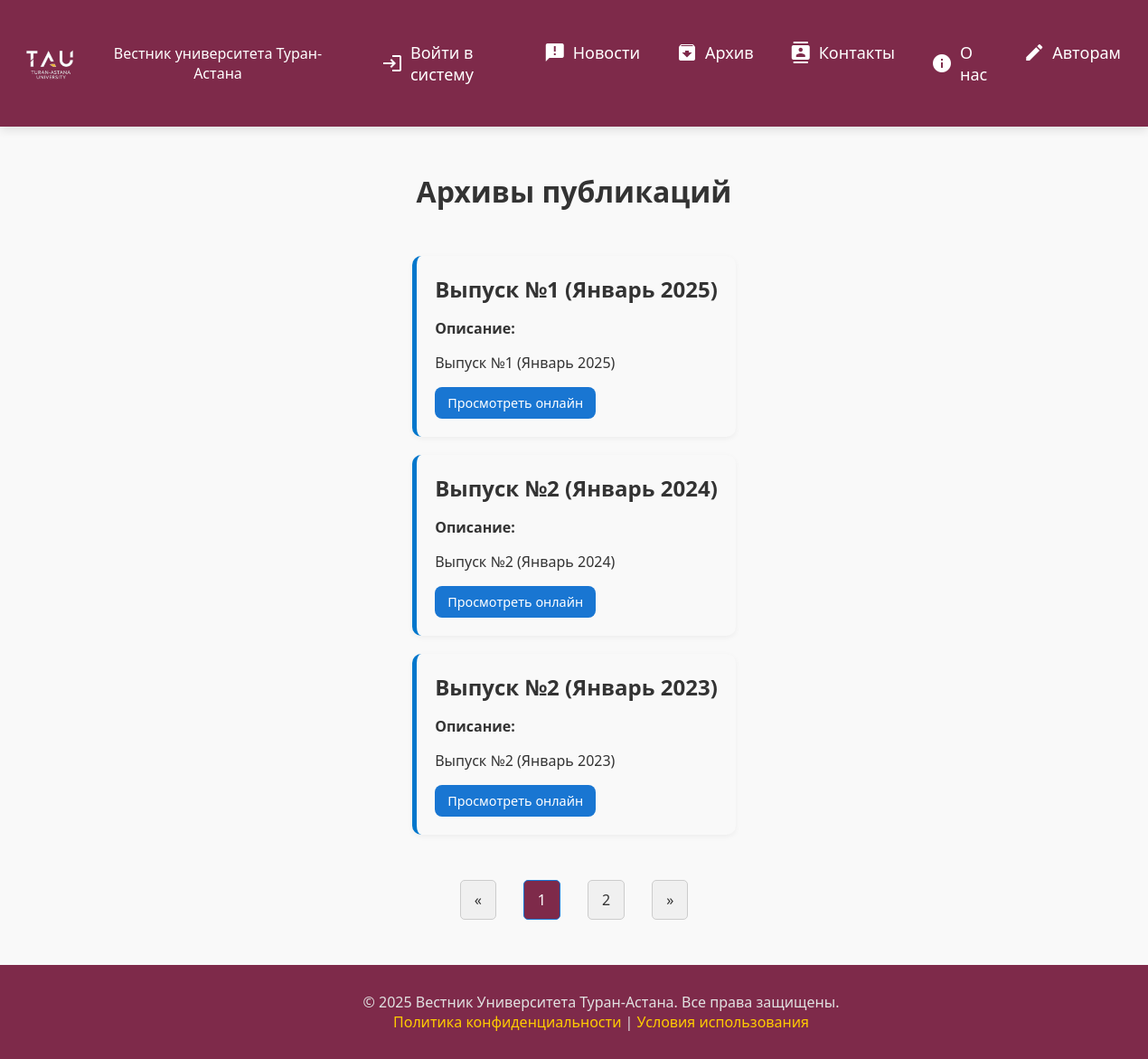
Screenshot of /collection/ with the database file from the repository.
### journal/models.py (models this page shows)
class Collection(models.Model):
    title = models.CharField(null=True, blank=True)
    description = RichTextField()
    created_at = models.DateTimeField(auto_now_add=True)
    articles = models.ManyToManyField(Article)

### journal/views.py (the view)
# urls.py: path("collection/", CollectionListView.as_view(), name="collection"),
class CollectionListView(ListView):
    model = Collection
    template_name = "journal/archives.html"
    paginate_by = 3

### journal/templates/journal/archives.html (shortened to what this page needs)
{% extends 'guest-base.html' %}
{% load static %}
{% block css %}
  <link rel="stylesheet" href="{% static 'css/main.css' %}">
{% endblock %}
{% block content %}
  <div class="page-wrapper">
    <main class="main-content">
      <h1>Архивы публикаций</h1>
      <section class="archives-section">
        {% for obj in object_list %}
        <div class="archive-item">
          <h2>{{ obj.title }}</h2>
          <p><strong>Описание:</strong> {{ obj.description|safe }}</p>
          <a href="{% url 'collection_detail' obj.pk %}" class="btn">Просмотреть онлайн</a>
        </div>
        {% endfor %}
      </section>
    {% include "includes/pagination.html" %}
    </main>
  </div>
    {% endblock %}

### static/css/main.css (style rules this page uses)
html, body { height: 100%; margin: 0; padding: 0; }
.btn { background-color: rgba(114, 20, 56, 0.9); color: white; padding: 10px 20px; font-size: 16px; border: none; border-radius: 6px; cursor: pointer; text-decoration: none; transition: background-color 0.3s ease; }
body { font-family: 'Segoe UI', Tahoma, Geneva, Verdana, sans-serif; margin: 0; padding: 0; height: 100%; background-color: #f9f9f9; color: #333; }
h1 { font-size: 32px; text-align: center; margin: 30px 0; }
.page-wrapper { min-height: 100%; display: flex; flex-direction: column; }
.main-content { flex: 1; padding: 20px; max-width: 1200px; margin: 0 auto; }
.btn { background-color: rgba(114, 20, 56, 0.9); color: white; padding: 10px 20px; font-size: 16px; border: none; border-radius: 6px; cursor: pointer; transition: background-color 0.3s ease; }
a { color: #114b71; text-decoration: none; }
.archives-section { display: flex; flex-direction: column; gap: 20px; padding: 20px; }
.archive-item { background-color: #f9f9f9; border-left: 5px solid #0077cc; padding: 20px; border-radius: 10px; box-shadow: 0 2px 6px rgba(0,0,0,0.05); }
.archive-item h2 { margin: 0 0 10px; }
.archive-item .btn { margin-right: 10px; }
.btn { display: inline-block; padding: 8px 14px; background-color: #1976d2; color: white; text-decoration: none; border-radius: 8px; font-size: 0.9rem; }

### rows the page displays
Collection: title "Выпуск №1 (Январь 2025)", description "Выпуск №1 (Январь 2025)"
Collection: title "Выпуск №2 (Январь 2024)", description "Выпуск №2 (Январь 2024)"
Collection: title "Выпуск №2 (Январь 2023)", description "Выпуск №2 (Январь 2023)"

### other values shown
{{ num }} "1"
{{ num }} "2"
